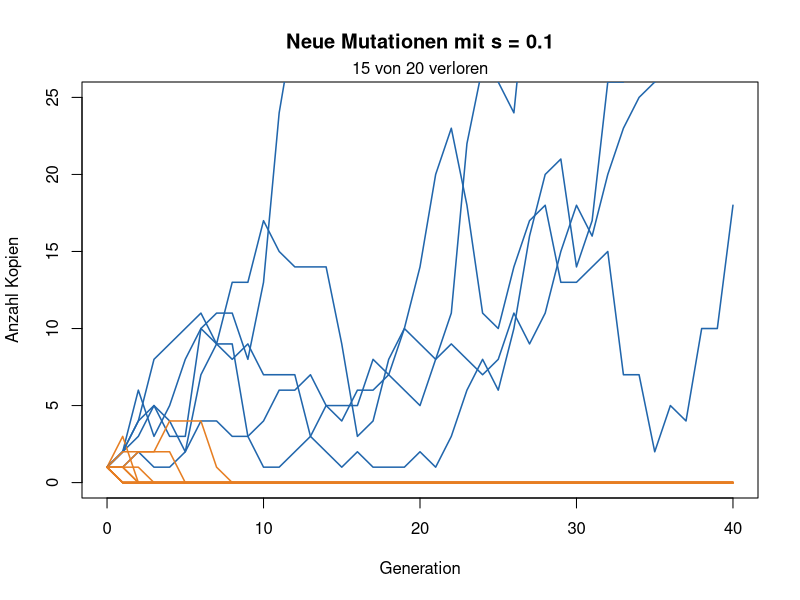
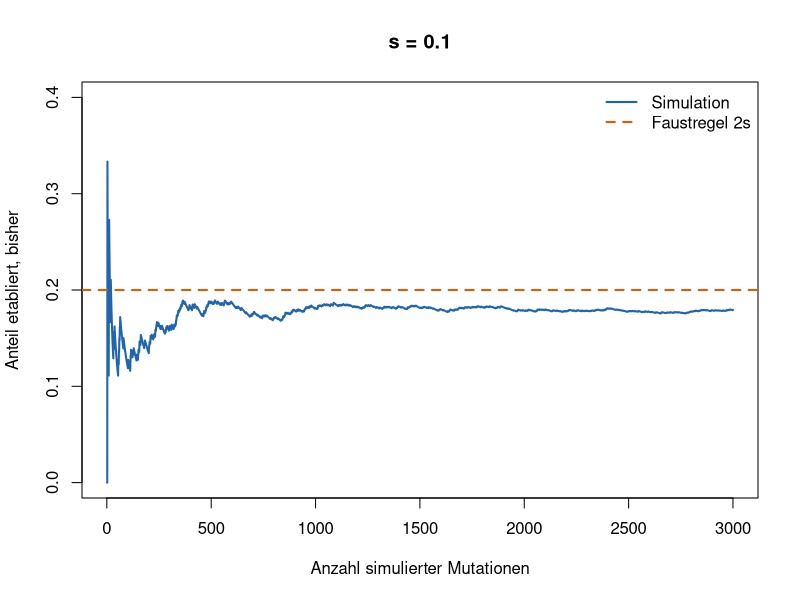
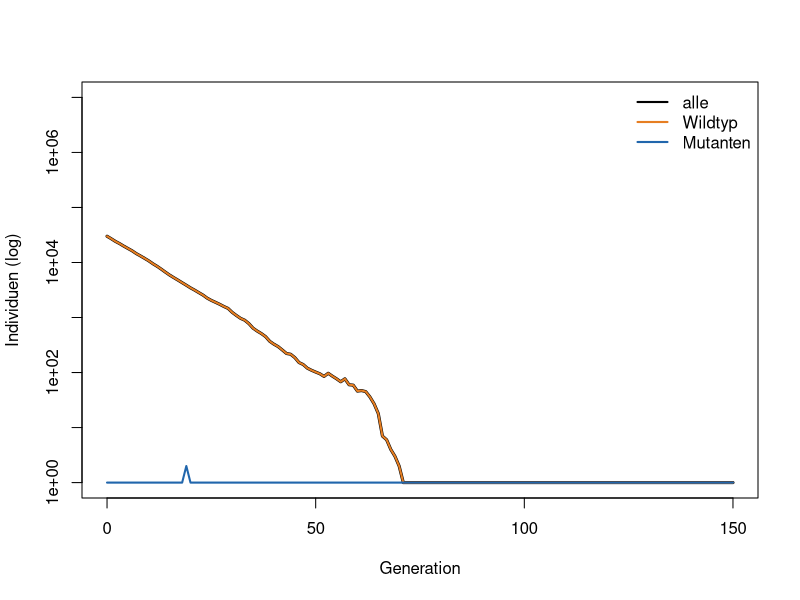
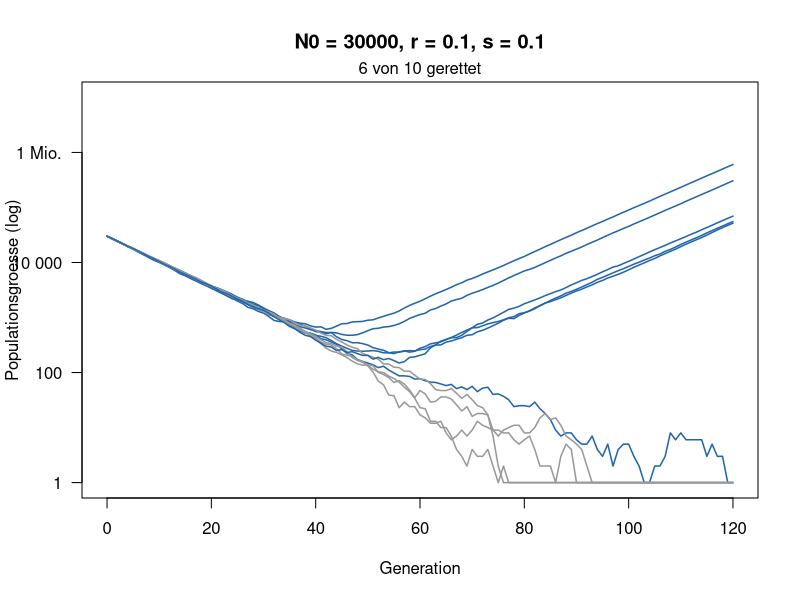
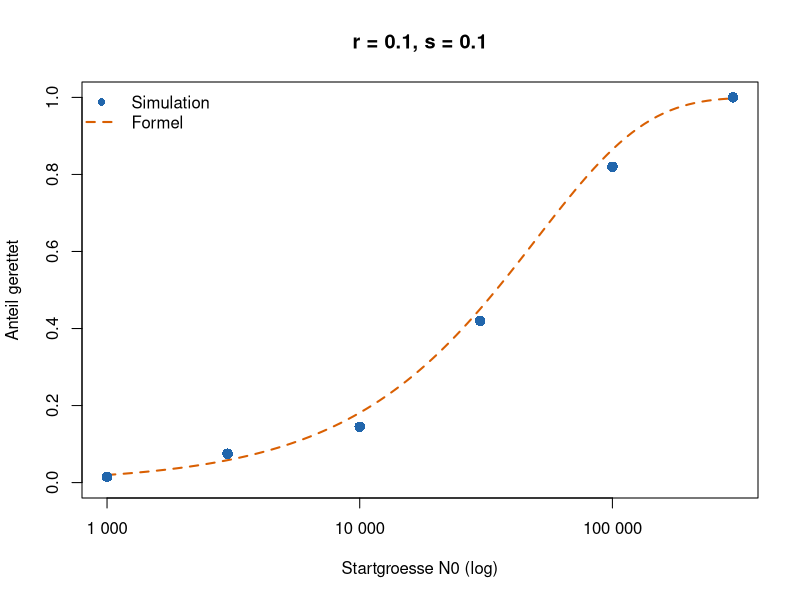
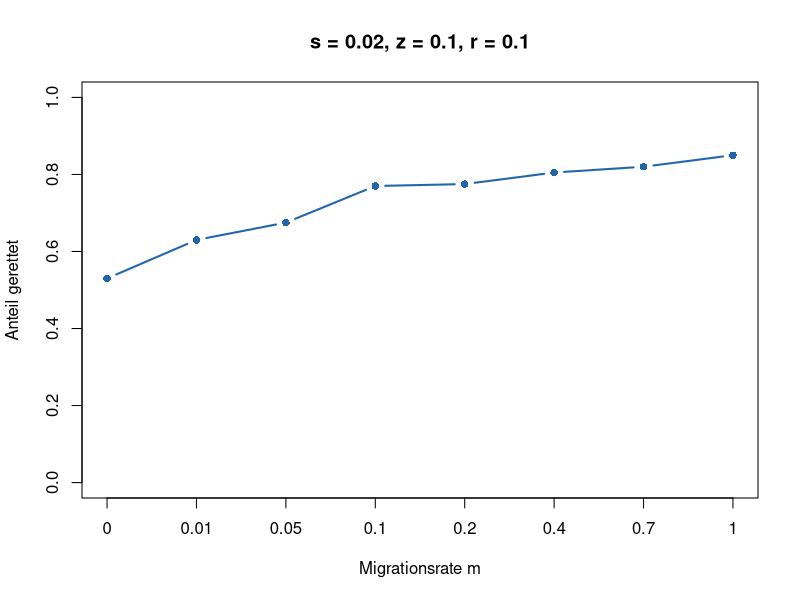
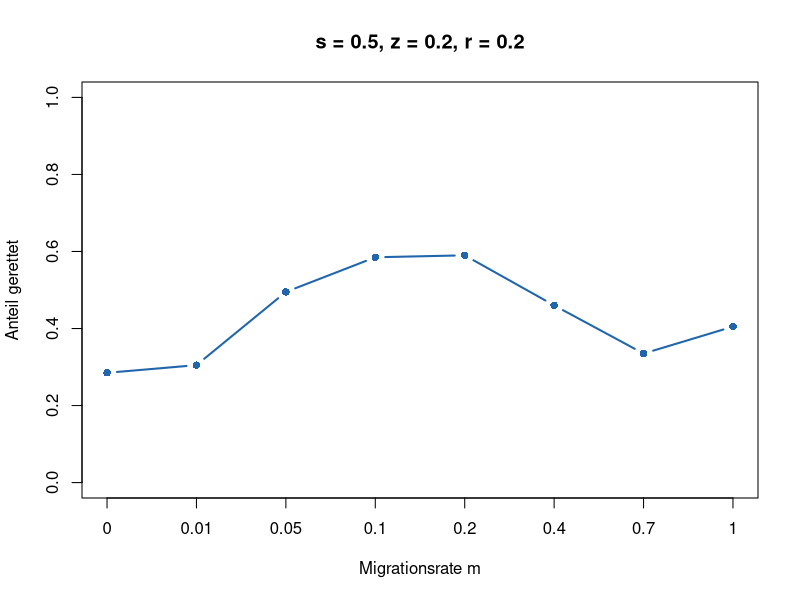

The R script that drew these images, in order:
# Woche 10 - Notebook (nur R, base R)
# Werden und Vergehen: neue Mutationen, Verzweigungsprozess, evolutionaere Rettung, zwei Orte
# In RStudio: Working Directory = weeks/week-10, dann Zeile fuer Zeile ausfuehren.
# Quarto: notebook.qmd. Knit ohne Quarto: notebook.Rmd.

# Eine neue Mutation beginnt mit einer Kopie. Auch wenn sie vorteilhaft ist, geht sie oft durch Zufall verloren. Heute simulieren Sie zuerst, wie oft sich eine solche Mutation etabliert. Danach schrumpft eine Population, weil die Umwelt schlecht wird (z. B. ein Antibiotikum). Kann eine resistente Mutation sie retten?
#
# Das Modell. Jedes Individuum hat eine zufaellige Zahl von Nachkommen:
#
# - Mutante (resistent): im Mittel 1 + s Nachkommen,
# - Wildtyp im neuen Stress: im Mittel 1 - r Nachkommen, die Population schrumpft also jede Generation um den Anteil r,
# - Jeder Wildtyp-Nachkomme ist mit Wahrscheinlichkeit U = 0.00001 eine neue Mutante.
#
# Die Abbildungen.
#
# - Teil 1: x-Achse Generation, y-Achse Anzahl Kopien einer Mutation. Blau: ueberlebt, orange: verloren.
# - Teil 2: x-Achse Anzahl simulierter Mutationen, y-Achse Anteil etabliert bisher. Blau: Simulation, orange gestrichelt: 2s.
# - Teil 3: x-Achse Generation, y-Achse Anzahl Individuen auf einer log-Skala (1, 10, 100, ...). Orange: Wildtyp, blau: Mutanten, schwarz: alle zusammen.
# - Teil 4: x-Achse Generation, y-Achse Populationsgroesse (log). Blau: gerettet, grau: ausgestorben.
# - Teil 5: x-Achse Startgroesse N0 (log), y-Achse Anteil geretteter Populationen. Blaue Punkte: Simulation, orange Linie: Formel.

# Auftrag
# 1. Verfolgen Sie einzelne neue Mutationen. Bauen Sie Schritt fuer Schritt einen Verzweigungsprozess und sehen Sie, wie sich der Anteil 2s naehert.
# 2. Lesen und starten Sie ein kleines Programm, das eine schrumpfende Population simuliert.
# 3. Schaetzen Sie mit vielen Laeufen, wie oft sie gerettet wird, vergleichen Sie mit der Formel und sagen Sie voraus, wie das von N_0 und r abhaengt.
# 4. Bonus: Hilft mehr Migration aus einer Zuflucht immer? Erst raten, dann simulieren.

# ===========================================================================
# 0 · Funktionen
# ===========================================================================
#
# Einfach ausfuehren.

# Eine Mutation ueber die Zeit: jede Kopie hat im Mittel 1 + s Nachkommen
linie <- function(s, generationen = 40) {
  n <- numeric(generationen + 1)
  n[1] <- 1
  for (t in seq_len(generationen)) n[t + 1] <- rpois(1, n[t] * (1 + s))
  n
}

zeige_linien <- function(s, anzahl = 20) {
  plot(NA, xlim = c(0, 40), ylim = c(0, 25), xlab = "Generation",
       ylab = "Anzahl Kopien", main = paste("Neue Mutationen mit s =", s))
  verloren <- 0
  for (i in seq_len(anzahl)) {
    n <- linie(s)
    weg <- n[41] == 0
    verloren <- verloren + weg
    lines(0:40, n, col = if (weg) "#e67e22" else "#2166ac", lwd = 1.5)
  }
  mtext(paste(verloren, "von", anzahl, "verloren"), side = 3, line = 0.2)
}

# Anteil etabliert nach 1, 2, 3, ... Laeufen, dazu die Faustregel 2s
zeige_anteil <- function(ergebnisse, s) {
  laeufe <- seq_along(ergebnisse)
  plot(laeufe, cumsum(ergebnisse) / laeufe, type = "l", lwd = 2, col = "#2166ac",
       ylim = c(0, min(1, 4 * s)), xlab = "Anzahl simulierter Mutationen",
       ylab = "Anteil etabliert, bisher", main = paste("s =", s))
  abline(h = 2 * s, lty = 2, lwd = 2, col = "#d95f02")
  legend("topright", c("Simulation", "Faustregel 2s"), col = c("#2166ac", "#d95f02"),
         lty = c(1, 2), lwd = 2, bty = "n")
}

# Eine schrumpfende Population: Wildtyp (1 - r), Mutanten (1 + s)
rettung_lauf <- function(N0, r, s, U = 1e-5, generationen = 120) {
  wt <- N0; mut <- 0
  N <- numeric(generationen + 1); N[1] <- N0
  for (t in seq_len(generationen)) {
    neu <- rbinom(1, wt, U)
    wt <- rpois(1, wt * (1 - r))
    mut <- min(rpois(1, mut * (1 + s)) + neu, 1e7)
    N[t + 1] <- wt + mut
  }
  N
}

zeige_rettung <- function(N0, r, s, anzahl = 10) {
  plot(NA, xlim = c(0, 120), ylim = c(1, 1e7), log = "y", xlab = "Generation",
       ylab = "Populationsgroesse (log)", yaxt = "n",
       main = paste0("N0 = ", N0, ", r = ", r, ", s = ", s))
  axis(2, at = 10^c(0, 2, 4, 6), labels = c("1", "100", "10 000", "1 Mio."), las = 1)
  gerettet <- 0
  for (i in seq_len(anzahl)) {
    N <- rettung_lauf(N0, r, s)
    ok <- N[121] > 0
    gerettet <- gerettet + ok
    lines(0:120, pmax(N, 1), col = if (ok) "#2166ac" else "grey60", lwd = 1.5)
  }
  mtext(paste(gerettet, "von", anzahl, "gerettet"), side = 3, line = 0.2)
}

# 1 = gerettet (1000 Mutanten), 0 = ausgestorben
rettung <- function(N0, r, s, U = 1e-5, grenze = 1000) {
  wt <- N0; mut <- 0
  repeat {
    neu <- rbinom(1, wt, U)
    wt <- rpois(1, wt * (1 - r))
    mut <- rpois(1, mut * (1 + s)) + neu
    if (mut >= grenze) return(1)
    if (wt + mut == 0) return(0)
  }
}

schaetze_rettung <- function(N0, r, s, wiederholungen = 300) {
  mean(replicate(wiederholungen, rettung(N0, r, s)))
}

# Naeherung (Orr & Unckless 2014)
formel <- function(N0, r, s, U = 1e-5) round(1 - exp(-2 * N0 * U * s / r), 2)
# Simulation (Punkte) und Formel (Linie) fuer viele Startgroessen
vergleiche_rettung <- function(r, s, N0_werte = c(1e3, 3e3, 1e4, 3e4, 1e5, 3e5),
                               wiederholungen = 200, U = 1e-5) {
  sim <- sapply(N0_werte, function(N0) schaetze_rettung(N0, r, s, wiederholungen))
  N0_fein <- 10^seq(log10(min(N0_werte)), log10(max(N0_werte)), length.out = 100)
  plot(N0_fein, 1 - exp(-2 * N0_fein * U * s / r), type = "l", lwd = 2, lty = 2,
       col = "#d95f02", log = "x", ylim = c(0, 1), xlab = "Startgroesse N0 (log)",
       ylab = "Anteil gerettet", main = paste0("r = ", r, ", s = ", s), xaxt = "n")
  axis(1, at = c(1e3, 1e4, 1e5), labels = c("1 000", "10 000", "100 000"))
  points(N0_werte, sim, pch = 16, cex = 1.4, col = "#2166ac")
  legend("topleft", c("Simulation", "Formel"), col = c("#2166ac", "#d95f02"),
         pch = c(16, NA), lty = c(NA, 2), lwd = 2, bty = "n")
  invisible(data.frame(N0 = N0_werte, simulation = sim))
}

# ===========================================================================
# 1 · Eine neue Mutation
# ===========================================================================
#
# 20 neue Mutationen, jede startet mit einer Kopie und hat den Vorteil s = 0.1.

zeige_linien(s = 0.1)   # hier s aendern

# Aufgabe A
# 1. Wie viele der 20 Mutationen gehen verloren? Fuehren Sie den Block mehrmals aus.
# 2. Probieren Sie s = 0 und s = 0.3. Was aendert sich?
# 3. Warum geht eine vorteilhafte Mutation ueberhaupt verloren?

# ===========================================================================
# 2 · Ein Verzweigungsprozess, Schritt fuer Schritt
# ===========================================================================
#
# Jetzt bauen Sie den Verzweigungsprozess aus der Vorlesung selbst, mit dem Spielzeugmodell: Jede Kopie hat entweder keine oder zwei Nachkommen. Keine mit Wahrscheinlichkeit a = (1 - s)/2, sonst zwei. Im Mittel sind das 1 + s.

# Schritt 1: eine Generation. Jede Kopie wirft eine Muenze. rbinom(1, n, 1 - a) zaehlt, wie viele von n Kopien zwei Nachkommen haben (wie in Woche 9). Mal 2 gibt die Kopien der naechsten Generation.

s <- 0.1
a <- (1 - s) / 2          # Chance auf keine Nachkommen
n <- 1                    # eine Kopie
2 * rbinom(1, n, 1 - a)   # Kopien in der naechsten Generation: 0 oder 2

# Schritt 2: Generation fuer Generation. Dieselbe Zeile, solange (while) die Mutation weder verloren (0 Kopien) noch etabliert (100 Kopien) ist. verlauf merkt sich alle Zahlen.

n <- 1                          # eine neue Mutation
verlauf <- n
while (n > 0 && n < 100) {      # solange nicht verloren und nicht etabliert
  n <- 2 * rbinom(1, n, 1 - a)
  verlauf <- c(verlauf, n)
}
verlauf
length(verlauf) - 1             # wie viele Generationen?

# Schritt 3: als Funktion, viele Male. Wir packen Schritt 2 in eine Funktion. Sie gibt 1 zurueck, wenn die Mutation sich etabliert, sonst 0. replicate startet viele neue Mutationen.

eine_linie <- function(s) {
  a <- (1 - s) / 2
  n <- 1
  while (n > 0 && n < 100) {
    n <- 2 * rbinom(1, n, 1 - a)
  }
  as.numeric(n >= 100)   # 1 = etabliert, 0 = verloren
}

s <- 0.1                                  # hier s aendern
ergebnisse <- replicate(3000, eine_linie(s))
mean(ergebnisse)   # Anteil etabliert
2 * s              # Faustregel 2s

# Schritt 4: Wie naehert sich der Anteil 2s? zeige_anteil zeichnet den Anteil etablierter Mutationen nach 1, 2, 3, ... Laeufen. Die gestrichelte Linie ist 2s.

zeige_anteil(ergebnisse, s)

# Aufgabe B
# 1. Fuehren Sie Schritt 1 zehnmal aus. Wie oft gibt es keine Nachkommen? Passt das zu a = 0.45?
# 2. Fuehren Sie Schritt 2 mehrmals aus. Wie oft schafft es die Mutation? Wie viele Generationen dauert es, wenn sie verloren geht, und wenn sie es schafft?
# 3. Aendern Sie in Schritt 3 nur s und fuellen Sie die Tabelle aus:
#
# | s | Simulation | Faustregel 2s |
# |---|---|---|
# | 0.02 |  |  |
# | 0.05 |  |  |
# | 0.1 |  |  |
# | 0.2 |  |  |
# 4. Schauen Sie sich Schritt 4 fuer s = 0.02 und s = 0.2 an. Wann passt 2s gut, wann liegt die Simulation darunter? Nach wie vielen Laeufen beruhigt sich die Kurve?

# ===========================================================================
# 3 · Ein Programm fuer Rettung
# ===========================================================================
#
# Jetzt schreiben wir das Modell selbst aus. Das ganze Programm hat drei Teile:
#
# 1. Zustand: Wie viele Wildtypen (wt) und wie viele Mutanten (mut) gibt es?
# 2. Eine Generation: neue Mutanten ziehen, dann Nachkommen ziehen.
# 3. Schleife: die Generation viele Male wiederholen.
#
# Neu ist rpois(1, mittel): eine zufaellige ganze Zahl mit Mittelwert mittel. Wir brauchen sie fuer die Zahl der Nachkommen einer ganzen Gruppe. Bei 1000 Wildtypen und r = 0.1 ist rpois(1, 900) etwa 900, aber nicht genau. rbinom kennen Sie aus Woche 9: Von wt Nachkommen ist jeder mit Wahrscheinlichkeit U ein Mutant.

N0 <- 30000   # Startgroesse
r  <- 0.1     # Rueckgang des Wildtyps pro Generation
s  <- 0.1     # Vorteil der Mutante
U  <- 1e-5    # Mutationsrate
generationen <- 150

# 1. Zustand: ein Platz pro Generation
wt  <- numeric(generationen + 1)
mut <- numeric(generationen + 1)
wt[1]  <- N0
mut[1] <- 0

# 2. und 3.: eine Generation, viele Male
for (t in 1:generationen) {
  neu        <- rbinom(1, wt[t], U)                # neue Mutanten unter den Wildtypen
  wt[t + 1]  <- rpois(1, wt[t] * (1 - r))          # Wildtyp: im Mittel 1 - r Nachkommen
  mut[t + 1] <- rpois(1, mut[t] * (1 + s)) + neu   # Mutanten: im Mittel 1 + s Nachkommen
}

plot(0:generationen, pmax(wt + mut, 1), type = "l", lwd = 3, log = "y",
     xlab = "Generation", ylab = "Individuen (log)", ylim = c(1, 1e7))
lines(0:generationen, pmax(wt, 1),  col = "#e67e22", lwd = 2)
lines(0:generationen, pmax(mut, 1), col = "#2166ac", lwd = 2)
legend("topright", c("alle", "Wildtyp", "Mutanten"), col = c("black", "#e67e22", "#2166ac"),
       lwd = 2, bty = "n")

which(mut > 0)[1] - 1   # in welcher Generation gibt es zum ersten Mal Mutanten?

# Aufgabe C
# 1. Fuehren Sie den Block mehrmals aus. Wann entsteht die erste Mutante? Wird die Population jedes Mal gerettet?
# 2. Suchen Sie in einer geretteten Population die U-Kurve. Wer schrumpft, wer waechst?
# 3. Setzen Sie U <- 0. Was passiert, und warum?
# 4. Manchmal entsteht eine Mutante und verschwindet wieder. Woran sieht man das in der Abbildung?

# --- Von einem Lauf zur Wahrscheinlichkeit ---
#
# Ein Lauf sagt nur: gerettet oder nicht. Um eine Wahrscheinlichkeit zu schaetzen, packen wir das Programm in eine Funktion und lassen sie viele Male laufen. Die Schleife laeuft jetzt so lange, bis die Population ausgestorben ist oder 1000 Mutanten hat (while: "solange").

ein_lauf <- function(N0, r, s, U = 1e-5) {
  wt <- N0
  mut <- 0
  while (wt + mut > 0 && mut < 1000) {   # solange nicht ausgestorben und nicht gerettet
    neu <- rbinom(1, wt, U)
    wt  <- rpois(1, wt * (1 - r))
    mut <- rpois(1, mut * (1 + s)) + neu
  }
  as.numeric(mut >= 1000)   # 1 = gerettet, 0 = ausgestorben
}

ergebnisse <- replicate(200, ein_lauf(N0 = 30000, r = 0.1, s = 0.1))
sum(ergebnisse)    # wie viele von 200 gerettet?
mean(ergebnisse)   # Anteil: Schaetzung der Wahrscheinlichkeit

# Das ist das ganze Rezept jeder solchen Simulation: Zustand, eine Generation, Schleife, Abbruch, viele Wiederholungen.

# ===========================================================================
# 4 · Viele Laeufe ansehen
# ===========================================================================
#
# Eine Population mit N_0 = 30\,000 Individuen geraet in Stress und schrumpft jede Generation um r = 10\,\%. Resistente Mutanten haben den Vorteil s = 0.1. Die Abbildung zeigt 10 Wiederholungen.

zeige_rettung(N0 = 30000, r = 0.1, s = 0.1)   # hier N0 oder r aendern

# Aufgabe D
# 1. Beschreiben Sie eine blaue Kurve: Was passiert zuerst, was danach?
# 2. Probieren Sie N_0 = 3000 und N_0 = 300\,000. Was aendert sich?
# 3. Probieren Sie r = 0.3 (mit N_0 = 30\,000). Was aendert sich?

# ===========================================================================
# 5 · Simulation und Formel
# ===========================================================================
#
# Jetzt vergleichen wir die Simulation mit der Formel aus der Vorlesung, P ~ 1 - exp(-2 N0 U s / r). vergleiche_rettung simuliert fuer sechs Startgroessen je 200 Populationen (Punkte) und zeichnet die Formel dazu (Linie). Das dauert ein paar Sekunden.

set.seed(1)
vergleiche_rettung(r = 0.1, s = 0.1)   # hier r oder s aendern

# Aufgabe E
# 1. Wo trifft die Formel die Simulation gut, wo weniger?
# 2. Erst raten, dann rechnen: Was passiert mit der Kurve, wenn die Population doppelt so schnell schrumpft (r = 0.2)? Notieren Sie Ihre Vermutung, dann lassen Sie den Block laufen.
# 3. Und wenn die Mutante nur halb so viel Vorteil hat (s = 0.05, r = 0.1)? Vergleichen Sie mit Ihrer Antwort auf 2.
# 4. Ab welchem N_0 wird etwa die Haelfte gerettet? Lesen Sie es ab.
# 5. Was bedeutet das fuer Bakterien unter Antibiotika (Milliarden Zellen) und fuer eine bedrohte Art mit wenigen hundert Tieren?

# ===========================================================================
# 6 · Bonus: Ueberraschung mit zwei Orten
# ===========================================================================
#
# Tomasini & Peischl (2020): Zwei Orte tauschen Individuen aus. Ort 1 wird sofort schlecht, Ort 2 ist zuerst eine Zuflucht und wird erst nach \theta = 100 Generationen schlecht.
#
# - Wildtyp im schlechten Ort: im Mittel 1 - r Nachkommen. In der Zuflucht bleibt er bei K = 5000.
# - Mutante im schlechten Ort: 1 + z. In der Zuflucht hat sie Kosten: 1 - s.
# - Jede Generation wechselt ein Anteil m/2 jedes Ortes zum anderen Ort.
# - Gerettet, sobald es irgendwo 500 Mutanten gibt.
#
# Erst raten: Hilft mehr Migration aus einer Zuflucht immer? Notieren Sie Ihre Vermutung, bevor Sie die Bloecke laufen lassen.
#
# Das Programm ist dasselbe Rezept wie in Teil 3, nur sind wt und mut jetzt Vektoren mit zwei Eintraegen (Ort 1, Ort 2), und nach den Nachkommen kommt ein dritter Schritt: Migration.

zwei_orte <- function(m, s, z, r, K = 5000, theta = 100, U = 2e-5, grenze = 500) {
  wt  <- c(K, K)   # Wildtyp in Ort 1 und Ort 2
  mut <- c(0, 0)   # Mutanten in Ort 1 und Ort 2
  for (t in 1:1000) {
    schlecht <- c(TRUE, t > theta)
    wt  <- rpois(2, wt * ifelse(schlecht, 1 - r, 1))
    if (!schlecht[2]) wt[2] <- K                  # Zuflucht bleibt voll
    neu <- rbinom(2, wt, U)                       # neue Mutanten
    mut <- rpois(2, mut * ifelse(schlecht, 1 + z, 1 - s)) + neu
    weg_wt  <- rbinom(2, wt,  m / 2)              # Migration
    weg_mut <- rbinom(2, mut, m / 2)
    wt  <- wt  - weg_wt  + rev(weg_wt)
    mut <- mut - weg_mut + rev(weg_mut)
    if (sum(mut) >= grenze) return(1)             # gerettet
    if (sum(wt) + sum(mut) == 0) return(0)        # ausgestorben
  }
  0
}

zeige_migration <- function(s, z, r, wiederholungen = 200) {
  m_werte <- c(0, 0.01, 0.05, 0.1, 0.2, 0.4, 0.7, 1)
  p <- sapply(m_werte, function(m) mean(replicate(wiederholungen, zwei_orte(m, s, z, r))))
  plot(seq_along(m_werte), p, type = "b", pch = 16, lwd = 2, col = "#2166ac",
       ylim = c(0, 1), xaxt = "n", xlab = "Migrationsrate m", ylab = "Anteil gerettet",
       main = paste0("s = ", s, ", z = ", z, ", r = ", r))
  axis(1, at = seq_along(m_werte), labels = m_werte)
  invisible(data.frame(m = m_werte, gerettet = p))
}

# Jeder Punkt: 200 Populationen bei einer Migrationsrate.

set.seed(1)
zeige_migration(s = 0.02, z = 0.1, r = 0.1)   # billige Mutante

set.seed(1)
zeige_migration(s = 0.5, z = 0.2, r = 0.2)    # teure Mutante: bitte s aendern

# Aufgabe F (Bonus)
# 1. Billige Mutante (s = 0.02): Hilft Migration? Wie viel mehr Populationen werden gerettet als ohne Migration (m = 0)?
# 2. Teure Mutante (s = 0.5): Bei welcher Migrationsrate ist Rettung am wahrscheinlichsten? Was passiert bei sehr viel Migration?
# 3. Erklaeren Sie den Unterschied mit dem Wort gene swamping: Wo landen die Mutanten bei viel Migration, und was passiert dort mit ihnen?
# 4. Tomasini & Peischl (2020) leiten her: Genfluss hilft, wenn s/z < r theta. Pruefen Sie die Bedingung, fuer beide Faelle (\theta = 100). Was sagt sie, was sagt sie nicht?
